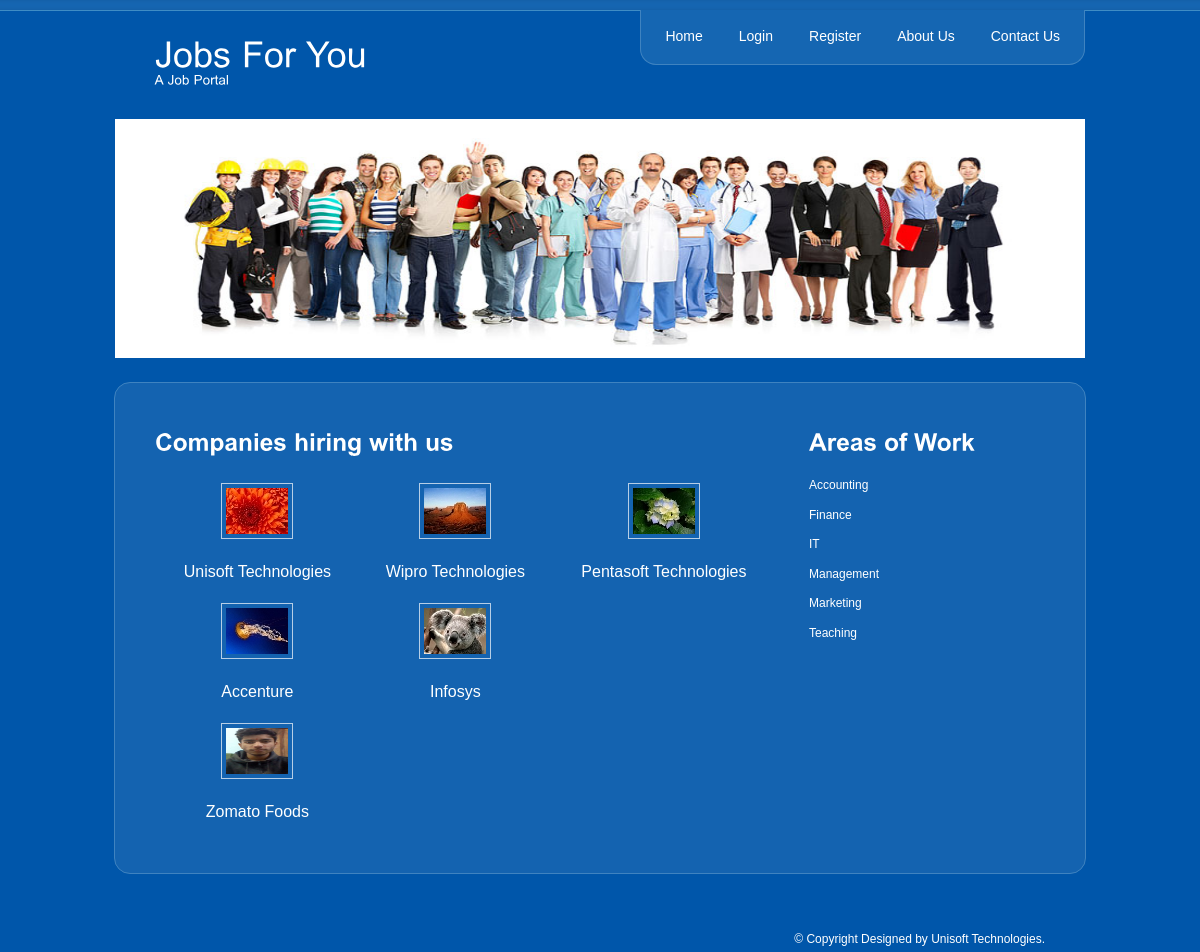
The page / on the database its author committed.
### tables this page shows
CREATE TABLE `job_providers` (
  `ProviderId` int(10) UNSIGNED NOT NULL,
  `UserName` varchar(40) NOT NULL,
  `CompanyName` varchar(45) NOT NULL,
  `Address` varchar(100) NOT NULL,
  `City` varchar(45) NOT NULL,
  `Country` varchar(45) NOT NULL,
  `Website` varchar(45) NOT NULL,
  `HRName` varchar(45) NOT NULL,
  `HREmail` varchar(45) NOT NULL,
  `HRPhone` varchar(45) NOT NULL,
  `Logo` varchar(50) NOT NULL
);

### DBManager.class.php (called while the page is built, shortened)
<?php
class DBManager {
    public static function getConnection(){
        $db = @mysqli_connect(self::SERVER_NAME, self::USER_NAME, self::PASSWORD, self::DATABASE_NAME) or die('<h3>The server is currently Down, Please try later.</h3>');
        return $db;
    }
    public static function getJobProviders(){
        $list = array();
        $db = self::getConnection();
        $query = "select * from job_providers";
        $result = mysqli_query($db,$query);
        while($row = mysqli_fetch_assoc($result)){
            $jp = new JobProvider();
            $jp->providerId = $row["ProviderId"];
            $jp->userName = $row["UserName"];
            $jp->companyName = $row["CompanyName"];
            $jp->address = $row["Address"];
            $jp->city = $row["City"];
            $jp->country = $row["Country"];
            $jp->website = $row["Website"];
            $jp->hrname = $row["HRName"];
            $jp->hremail = $row["HREmail"];
            $jp->hrphone = $row["HRPhone"];
            $jp->logo = $row["Logo"];
            $list[] = $jp;
        }
        return $list;
    }
    public static function getJobAreas(){
        $list = array();
        $db = self::getConnection();
        $query = "select * from job_areas";
        $result = mysqli_query($db,$query);
        while($row = mysqli_fetch_assoc($result)){
            $list[] = $row['AreaOfWork'];
        }
        return $list;
    }
}

### index.php (the view, shortened to what this page needs)
<?php
    require_once './DBManager.class.php';
?>
<html xmlns="http://www.w3.org/1999/xhtml">
    <head>
        <link href="styles/style1.css" rel="stylesheet" type="text/css" />
    </head>
    <body>
        <div class="main">
            <div class="header">
                <div class="header_resize">
                    <div class="logo"><h1><a href="index.php">Jobs For You<br /><small>A Job Portal</small></a></h1></div>
                    <div class="menu_nav">
                        <ul>
                            <li><a href="index.php"><span>Home</span></a></li>
                            <li><a href="login.php"><span>Login</span></a></li>
                            <li><a href="register.php"><span>Register</span></a> </li>
                            <li><a href="aboutUs.php"><span><span>About Us</span></span></a></li>
                            <li><a href="contactUs.php"><span><span>Contact Us</span></span></a></li>
                        </ul>
                    </div>
                    <img src="images/bigpicture.jpg" width="970" height="239" alt="image" />
                </div>
            </div>
            <div class="content">
                <div class="content_resize">
                    <div class="mainbar">
                        <div class="article">
                            <h2>Companies hiring with us</h2>
                            <table width="100%" cellpadding="10">
                                <?php
                                    $list = DBManager::getJobProviders();
                                    $i=1;
                                    foreach($list as $jp){
                                        if($i%5==1) echo("<tr>");
                                ?>
                                <td align="center">
                                    <a href="<?php echo $jp->website; ?>"><img width="62" height="46" src="<?php echo $jp->logo; ?>"</a>
                                    <br>
                                    <?php echo $jp->companyName;?>
                                </td>
                                <?php
                                        if($i%3==0) echo("</tr>");
                                        $i++;
                                    }
                                ?>
                            </table>
                        </div>
                    </div>
                    <div class="sidebar">
                        <div class="gadget">
                            <h2 class="star">Areas of Work</h2>
                            <ul class="sb_menu">
                                <?php
                                    $list1 = DBManager::getJobAreas();
                                    foreach($list1 as $str){
                                ?>
                                <li><?php echo $str?></li>
                                <?php } ?>
                            </ul>
                        </div>
                    </div>
                </div>
            </div>
            </div>
            <div class="footer">
                <div class="footer_resize">
                    <p class="lf">&copy; Copyright Designed by Unisoft Technologies.</a></p>
                </div>
            </div>
    </body>
</html>

### styles/style1.css (style rules this page uses)
body { margin:0; padding:0; width:100%; color:#fff; font:normal 12px/1.8em Arial, Helvetica, sans-serif; }
html, .main { padding:0; margin:0; background-color:#0056aa; }
h1 { margin:0; padding:0; color:#fff; font:normal 36px/1.2em Arial, Helvetica, sans-serif; }
h1 a, h1 a:hover { color:#fff; text-decoration:none; }
h1 small { font:normal 13px/1.2em Arial, Helvetica, sans-serif; }
h2 { font:bold 24px Arial, Helvetica, sans-serif; color:#fff; padding:8px 0; margin:8px 0; }
p { margin:8px 0; padding:0 0 8px 0; font:normal 12px/1.8em Arial, Helvetica, sans-serif; }
a { color:#fff; text-decoration:none; }
.content_resize { border-radius:16px; -moz-border-radius:16px; -webkit-border-radius:16px; }
.header, .content, .menu_nav, .fbg, .footer, form, ol, ol li, ul, .content .mainbar, .content .sidebar { margin:0; padding:0; }
.content_resize, .fbg_resize, .footer_resize { margin:0 auto; padding:0 40px; width:890px; }
.header { background:url(images/bg.gif) repeat-x top; padding-top:10px; }
.header_resize { margin:0 auto; padding:0; width:970px; }
.header .logo { padding:28px 0 32px 40px; float:left; width:auto; }
.menu_nav { padding:12px 12px 12px 0; float:right; width:auto; border:1px solid #3f83c0; border-top:none; background-color:#1566b2; }
.menu_nav { border-bottom-right-radius:16px; -moz-border-radius-bottomright:16px; -webkit-border-bottom-right-radius:16px; border-bottom-left-radius:16px; -moz-border-radius-bottomleft:16px; -webkit-border-bottom-left-radius:16px; }
.menu_nav ul { list-style:none; }
.menu_nav ul li { margin:0 0 0 12px; float:left; background:url(images/menu_bg.gif) no-repeat right center; }
.menu_nav ul li a { display:block; margin:0; padding:4px 12px; color:#fff;text-decoration:none; font-size:14px; font-weight:normal; }
.content { padding:24px 0; }
.content_resize { padding:32px 0 24px 40px; width:930px; background-color:#1463b0; border:1px solid #3f83c0; }
.content .mainbar { float:left; width:622px; }
.content .mainbar img { margin:0 6px 24px; padding:4px; border:1px solid #b6cee6; }
.content .mainbar .article, .content .sidebar .gadget { margin:0; padding:0 0 16px 0; }
.content .sidebar { float:right; width:276px; }
ul.sb_menu, ul.ex_menu { margin:0; padding:0; list-style:none; color:#fff; }
ul.sb_menu li { padding:4px 0; width:180px; }
ul.sb_menu li, ul.ex_menu li { margin:0; }
.footer { padding:28px 0 20px; }
.footer p.lf { margin:0; padding:4px 0; float:right; width:auto; line-height:1.5em; }

### rows shown on the page
job_providers: Logo (picture), CompanyName "Unisoft Technologies"
job_providers: Logo (picture), CompanyName "Wipro Technologies"
job_providers: Logo (picture), CompanyName "Pentasoft Technologies"
job_providers: Logo (picture), CompanyName "Accenture"
job_providers: Logo (picture), CompanyName "Infosys"
job_providers: Logo (picture), CompanyName "Zomato Foods"

### other values the page prints
$str "Accounting"
$str "Finance"
$str "IT"
$str "Management"
$str "Marketing"
$str "Teaching"
